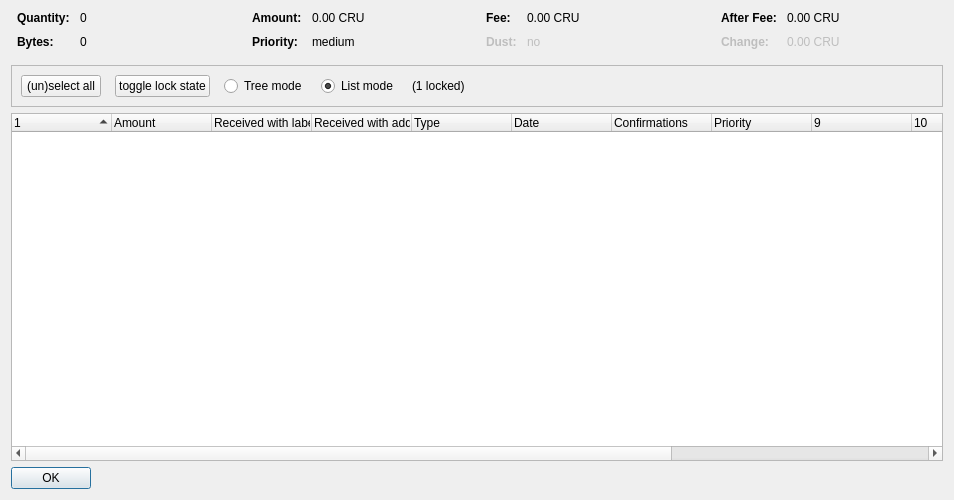
<?xml version="1.0" encoding="UTF-8"?>
<ui version="4.0">
 <class>CoinControlDialog</class>
 <widget class="QDialog" name="CoinControlDialog">
  <property name="geometry">
   <rect>
    <x>0</x>
    <y>0</y>
    <width>954</width>
    <height>500</height>
   </rect>
  </property>
  <property name="windowTitle">
   <string>Coin Selection</string>
  </property>
  <layout class="QVBoxLayout" name="verticalLayout">
   <item>
    <layout class="QHBoxLayout" name="horizontalLayoutTop" stretch="0,0,0,0">
     <property name="topMargin">
      <number>0</number>
     </property>
     <property name="bottomMargin">
      <number>10</number>
     </property>
     <item>
      <layout class="QFormLayout" name="formLayoutCoinControl1">
       <property name="horizontalSpacing">
        <number>10</number>
       </property>
       <property name="verticalSpacing">
        <number>10</number>
       </property>
       <property name="leftMargin">
        <number>6</number>
       </property>
       <property name="rightMargin">
        <number>6</number>
       </property>
       <item row="0" column="0">
        <widget class="QLabel" name="labelCoinControlQuantityText">
         <property name="font">
          <font>
           <weight>75</weight>
           <bold>true</bold>
          </font>
         </property>
         <property name="text">
          <string>Quantity:</string>
         </property>
        </widget>
       </item>
       <item row="0" column="1">
        <widget class="QLabel" name="labelCoinControlQuantity">
         <property name="cursor">
          <cursorShape>IBeamCursor</cursorShape>
         </property>
         <property name="contextMenuPolicy">
          <enum>Qt::ActionsContextMenu</enum>
         </property>
         <property name="text">
          <string notr="true">0</string>
         </property>
         <property name="textInteractionFlags">
          <set>Qt::LinksAccessibleByMouse|Qt::TextSelectableByKeyboard|Qt::TextSelectableByMouse</set>
         </property>
        </widget>
       </item>
       <item row="1" column="0">
        <widget class="QLabel" name="labelCoinControlBytesText">
         <property name="font">
          <font>
           <weight>75</weight>
           <bold>true</bold>
          </font>
         </property>
         <property name="text">
          <string>Bytes:</string>
         </property>
        </widget>
       </item>
       <item row="1" column="1">
        <widget class="QLabel" name="labelCoinControlBytes">
         <property name="cursor">
          <cursorShape>IBeamCursor</cursorShape>
         </property>
         <property name="contextMenuPolicy">
          <enum>Qt::ActionsContextMenu</enum>
         </property>
         <property name="text">
          <string notr="true">0</string>
         </property>
         <property name="textInteractionFlags">
          <set>Qt::LinksAccessibleByMouse|Qt::TextSelectableByKeyboard|Qt::TextSelectableByMouse</set>
         </property>
        </widget>
       </item>
      </layout>
     </item>
     <item>
      <layout class="QFormLayout" name="formLayoutCoinControl2">
       <property name="horizontalSpacing">
        <number>10</number>
       </property>
       <property name="verticalSpacing">
        <number>10</number>
       </property>
       <property name="leftMargin">
        <number>6</number>
       </property>
       <property name="rightMargin">
        <number>6</number>
       </property>
       <item row="0" column="0">
        <widget class="QLabel" name="labelCoinControlAmountText">
         <property name="font">
          <font>
           <weight>75</weight>
           <bold>true</bold>
          </font>
         </property>
         <property name="text">
          <string>Amount:</string>
         </property>
        </widget>
       </item>
       <item row="0" column="1">
        <widget class="QLabel" name="labelCoinControlAmount">
         <property name="cursor">
          <cursorShape>IBeamCursor</cursorShape>
         </property>
         <property name="contextMenuPolicy">
          <enum>Qt::ActionsContextMenu</enum>
         </property>
         <property name="text">
          <string notr="true">0.00 CRU</string>
         </property>
         <property name="textInteractionFlags">
          <set>Qt::LinksAccessibleByMouse|Qt::TextSelectableByKeyboard|Qt::TextSelectableByMouse</set>
         </property>
        </widget>
       </item>
       <item row="1" column="0">
        <widget class="QLabel" name="labelCoinControlPriorityText">
         <property name="font">
          <font>
           <weight>75</weight>
           <bold>true</bold>
          </font>
         </property>
         <property name="text">
          <string>Priority:</string>
         </property>
        </widget>
       </item>
       <item row="1" column="1">
        <widget class="QLabel" name="labelCoinControlPriority">
         <property name="cursor">
          <cursorShape>IBeamCursor</cursorShape>
         </property>
         <property name="contextMenuPolicy">
          <enum>Qt::ActionsContextMenu</enum>
         </property>
         <property name="text">
          <string>medium</string>
         </property>
         <property name="textInteractionFlags">
          <set>Qt::LinksAccessibleByMouse|Qt::TextSelectableByKeyboard|Qt::TextSelectableByMouse</set>
         </property>
        </widget>
       </item>
      </layout>
     </item>
     <item>
      <layout class="QFormLayout" name="formLayoutCoinControl3">
       <property name="horizontalSpacing">
        <number>10</number>
       </property>
       <property name="verticalSpacing">
        <number>10</number>
       </property>
       <property name="leftMargin">
        <number>6</number>
       </property>
       <property name="rightMargin">
        <number>6</number>
       </property>
       <item row="0" column="0">
        <widget class="QLabel" name="labelCoinControlFeeText">
         <property name="font">
          <font>
           <weight>75</weight>
           <bold>true</bold>
          </font>
         </property>
         <property name="text">
          <string>Fee:</string>
         </property>
        </widget>
       </item>
       <item row="0" column="1">
        <widget class="QLabel" name="labelCoinControlFee">
         <property name="cursor">
          <cursorShape>IBeamCursor</cursorShape>
         </property>
         <property name="contextMenuPolicy">
          <enum>Qt::ActionsContextMenu</enum>
         </property>
         <property name="text">
          <string notr="true">0.00 CRU</string>
         </property>
         <property name="textInteractionFlags">
          <set>Qt::LinksAccessibleByMouse|Qt::TextSelectableByKeyboard|Qt::TextSelectableByMouse</set>
         </property>
        </widget>
       </item>
       <item row="1" column="0">
        <widget class="QLabel" name="labelCoinControlLowOutputText">
         <property name="enabled">
          <bool>false</bool>
         </property>
         <property name="font">
          <font>
           <weight>75</weight>
           <bold>true</bold>
          </font>
         </property>
         <property name="text">
          <string>Dust:</string>
         </property>
        </widget>
       </item>
       <item row="1" column="1">
        <widget class="QLabel" name="labelCoinControlLowOutput">
         <property name="enabled">
          <bool>false</bool>
         </property>
         <property name="cursor">
          <cursorShape>IBeamCursor</cursorShape>
         </property>
         <property name="contextMenuPolicy">
          <enum>Qt::ActionsContextMenu</enum>
         </property>
         <property name="text">
          <string>no</string>
         </property>
         <property name="textInteractionFlags">
          <set>Qt::LinksAccessibleByMouse|Qt::TextSelectableByKeyboard|Qt::TextSelectableByMouse</set>
         </property>
        </widget>
       </item>
      </layout>
     </item>
     <item>
      <layout class="QFormLayout" name="formLayoutCoinControl4">
       <property name="horizontalSpacing">
        <number>10</number>
       </property>
       <property name="verticalSpacing">
        <number>10</number>
       </property>
       <property name="leftMargin">
        <number>6</number>
       </property>
       <property name="rightMargin">
        <number>6</number>
       </property>
       <item row="0" column="0">
        <widget class="QLabel" name="labelCoinControlAfterFeeText">
         <property name="font">
          <font>
           <weight>75</weight>
           <bold>true</bold>
          </font>
         </property>
         <property name="text">
          <string>After Fee:</string>
         </property>
        </widget>
       </item>
       <item row="0" column="1">
        <widget class="QLabel" name="labelCoinControlAfterFee">
         <property name="cursor">
          <cursorShape>IBeamCursor</cursorShape>
         </property>
         <property name="contextMenuPolicy">
          <enum>Qt::ActionsContextMenu</enum>
         </property>
         <property name="text">
          <string notr="true">0.00 CRU</string>
         </property>
         <property name="textInteractionFlags">
          <set>Qt::LinksAccessibleByMouse|Qt::TextSelectableByKeyboard|Qt::TextSelectableByMouse</set>
         </property>
        </widget>
       </item>
       <item row="1" column="0">
        <widget class="QLabel" name="labelCoinControlChangeText">
         <property name="enabled">
          <bool>false</bool>
         </property>
         <property name="font">
          <font>
           <weight>75</weight>
           <bold>true</bold>
          </font>
         </property>
         <property name="text">
          <string>Change:</string>
         </property>
        </widget>
       </item>
       <item row="1" column="1">
        <widget class="QLabel" name="labelCoinControlChange">
         <property name="enabled">
          <bool>false</bool>
         </property>
         <property name="cursor">
          <cursorShape>IBeamCursor</cursorShape>
         </property>
         <property name="contextMenuPolicy">
          <enum>Qt::ActionsContextMenu</enum>
         </property>
         <property name="text">
          <string notr="true">0.00 CRU</string>
         </property>
         <property name="textInteractionFlags">
          <set>Qt::LinksAccessibleByMouse|Qt::TextSelectableByKeyboard|Qt::TextSelectableByMouse</set>
         </property>
        </widget>
       </item>
      </layout>
     </item>
    </layout>
   </item>
   <item>
    <widget class="QFrame" name="frame">
     <property name="minimumSize">
      <size>
       <width>0</width>
       <height>40</height>
      </size>
     </property>
     <property name="frameShape">
      <enum>QFrame::StyledPanel</enum>
     </property>
     <property name="frameShadow">
      <enum>QFrame::Sunken</enum>
     </property>
     <layout class="QHBoxLayout" name="horizontalLayout">
      <item>
       <layout class="QHBoxLayout" name="horizontalLayoutPanel" stretch="0,0,0,0,0,0">
        <property name="spacing">
         <number>14</number>
        </property>
        <item>
         <widget class="QPushButton" name="pushButtonSelectAll">
          <property name="sizePolicy">
           <sizepolicy hsizetype="Maximum" vsizetype="Fixed">
            <horstretch>0</horstretch>
            <verstretch>0</verstretch>
           </sizepolicy>
          </property>
          <property name="text">
           <string>(un)select all</string>
          </property>
          <property name="autoDefault">
           <bool>false</bool>
          </property>
         </widget>
        </item>
        <item>
         <widget class="QPushButton" name="pushButtonToggleLock">
          <property name="sizePolicy">
           <sizepolicy hsizetype="Maximum" vsizetype="Fixed">
            <horstretch>0</horstretch>
            <verstretch>0</verstretch>
           </sizepolicy>
          </property>
          <property name="text">
           <string>toggle lock state</string>
          </property>
          <property name="autoDefault">
           <bool>false</bool>
          </property>
         </widget>
        </item>
        <item>
         <widget class="QRadioButton" name="radioTreeMode">
          <property name="sizePolicy">
           <sizepolicy hsizetype="Maximum" vsizetype="Fixed">
            <horstretch>0</horstretch>
            <verstretch>0</verstretch>
           </sizepolicy>
          </property>
          <property name="text">
           <string>Tree mode</string>
          </property>
         </widget>
        </item>
        <item>
         <widget class="QRadioButton" name="radioListMode">
          <property name="sizePolicy">
           <sizepolicy hsizetype="Maximum" vsizetype="Fixed">
            <horstretch>0</horstretch>
            <verstretch>0</verstretch>
           </sizepolicy>
          </property>
          <property name="text">
           <string>List mode</string>
          </property>
          <property name="checked">
           <bool>true</bool>
          </property>
         </widget>
        </item>
        <item>
         <widget class="QLabel" name="labelLocked">
          <property name="text">
           <string>(1 locked)</string>
          </property>
         </widget>
        </item>
        <item>
         <spacer name="horizontalSpacer">
          <property name="orientation">
           <enum>Qt::Horizontal</enum>
          </property>
          <property name="sizeHint" stdset="0">
           <size>
            <width>40</width>
            <height>20</height>
           </size>
          </property>
         </spacer>
        </item>
       </layout>
      </item>
     </layout>
    </widget>
   </item>
   <item>
    <widget class="CoinControlTreeWidget" name="treeWidget">
     <property name="contextMenuPolicy">
      <enum>Qt::CustomContextMenu</enum>
     </property>
     <property name="sortingEnabled">
      <bool>false</bool>
     </property>
     <property name="columnCount">
      <number>13</number>
     </property>
     <attribute name="headerShowSortIndicator" stdset="0">
      <bool>true</bool>
     </attribute>
     <attribute name="headerStretchLastSection">
      <bool>false</bool>
     </attribute>
     <column>
      <property name="text">
       <string/>
      </property>
     </column>
     <column>
      <property name="text">
       <string>Amount</string>
      </property>
     </column>
     <column>
      <property name="text">
       <string>Received with label</string>
      </property>
     </column>
     <column>
      <property name="text">
       <string>Received with address</string>
      </property>
     </column>
     <column>
      <property name="text">
	<string>Type</string>
      </property>
     </column>
     <column>
      <property name="text">	 
       <string>Date</string>
      </property>
     </column>
     <column>
      <property name="text">
       <string>Confirmations</string>
      </property>
      <property name="toolTip">
       <string>Confirmed</string>
      </property>
     </column>
     <column>
      <property name="text">
       <string>Priority</string>
      </property>
     </column>
     <column>
      <property name="text">
       <string/>
      </property>
     </column>
     <column>
      <property name="text">
       <string/>
      </property>
     </column>
     <column>
      <property name="text">
       <string/>
      </property>
     </column>
     <column>
      <property name="text">
       <string/>
      </property>
     </column>
     <column>
      <property name="text">
       <string/>
      </property>
     </column>
    </widget>
   </item>
   <item>
    <widget class="QDialogButtonBox" name="buttonBox">
     <property name="sizePolicy">
      <sizepolicy hsizetype="Maximum" vsizetype="Fixed">
       <horstretch>0</horstretch>
       <verstretch>0</verstretch>
      </sizepolicy>
     </property>
     <property name="orientation">
      <enum>Qt::Horizontal</enum>
     </property>
     <property name="standardButtons">
      <set>QDialogButtonBox::Ok</set>
     </property>
    </widget>
   </item>
  </layout>
 </widget>
 <customwidgets>
  <customwidget>
   <class>CoinControlTreeWidget</class>
   <extends>QTreeWidget</extends>
   <header>coincontroltreewidget.h</header>
  </customwidget>
 </customwidgets>
 <resources/>
 <connections/>
</ui>
